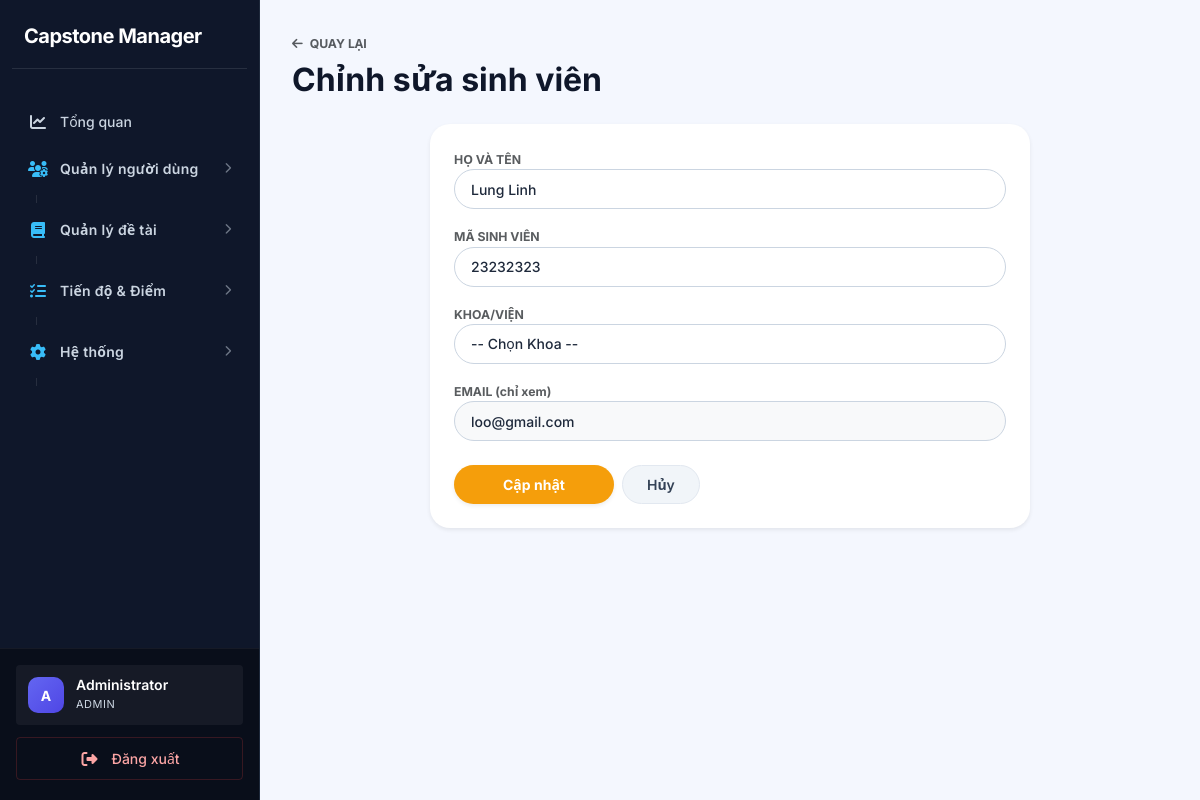
The page /index.php?page=student-edit&id=13 (signed in) on the database its author committed.
### tables this page shows
CREATE TABLE `students` (
  `id` int(11) NOT NULL,
  `user_id` int(11) DEFAULT NULL,
  `full_name` varchar(150) DEFAULT NULL,
  `faculty` varchar(100) DEFAULT NULL,
  `created_at` timestamp NOT NULL DEFAULT current_timestamp(),
  `student_code` varchar(50) DEFAULT NULL
);

CREATE TABLE `users` (
  `id` int(11) NOT NULL,
  `email` varchar(100) NOT NULL,
  `password` varchar(255) NOT NULL,
  `role` enum('admin','student','lecturer') NOT NULL DEFAULT 'student',
  `status` enum('active','locked') DEFAULT 'active',
  `created_at` timestamp NOT NULL DEFAULT current_timestamp()
);

### app/controllers/StudentController.php (called while the page is built, shortened)
<?php
class StudentController {
    private $studentModel;
    public function __construct() {
        $this->studentModel = new Student();
    }
    public function edit() {
        $id      = (int)($_GET['id'] ?? 0);
        $student = $this->studentModel->find($id);
        require '../app/views/students/edit.php';
    }
}

### core/Database.php (called while the page is built)
<?php
class Database {
    private static $instance = null;
    private $conn;
    private $host = DB_HOST;
    private $dbname = DB_NAME;
    private $username = DB_USER;
    private $password = DB_PASS;
    private function __construct(){
        try{
            $this->conn = new PDO(
                "mysql:host={$this->host};dbname={$this->dbname};charset=utf8mb4",
                $this->username,
                $this->password
            );
            $this->conn->setAttribute(
                PDO::ATTR_ERRMODE,
                PDO::ERRMODE_EXCEPTION
            );
            $this->conn->setAttribute(
                PDO::ATTR_DEFAULT_FETCH_MODE,
                PDO::FETCH_ASSOC
            );
        }catch(PDOException $e){
            die("Database Error: " . $e->getMessage());
        }
    }
    public static function getInstance(){
        if(self::$instance == null){
            self::$instance = new Database();
        }
        return self::$instance;
    }
    public function getConnection(){
        return $this->conn;
    }
}

### app/models/Student.php (called while the page is built, shortened)
<?php
class Student {
    private $conn;
    public function __construct(){
        $this->conn = Database::getInstance()->getConnection();
    }
    public function find($id){
        $stmt = $this->conn->prepare(
            "SELECT students.*, users.email
             FROM students
             JOIN users ON users.id = students.user_id
             WHERE students.id = ?"
        );
        $stmt->execute([$id]);
        return $stmt->fetch(PDO::FETCH_ASSOC);
    }
}

### app/views/students/edit.php (the view, shortened to what this page needs)
<?php require '../app/views/layouts/header.php'; ?>
<?php require '../app/views/layouts/sidebar.php'; ?>
<div class="main-content" style="padding: 32px; background: #f4f7fe; min-height: 100vh;">
    <div class="mb-4">
        <a href="<?= $_SESSION['user']['role']==='student' ? 'index.php?page=dashboard' : 'index.php?page=students' ?>" class="text-decoration-none text-muted small fw-bold">
            <i class="fa-solid fa-arrow-left me-1"></i> QUAY LẠI
        </a>
        <h2 class="fw-bold mt-2" style="color:#0f172a">Chỉnh sửa sinh viên</h2>
    </div>
    <div class="card border-0 shadow-sm p-4 mx-auto" style="border-radius:20px; max-width:600px">
        <form method="POST" action="index.php?page=student-update&id=<?= $student['id'] ?>"> <?= csrfField() ?>
            <div class="mb-3">
                <label class="fw-bold small text-muted">HỌ VÀ TÊN</label>
                <input type="text" name="full_name" class="form-control rounded-pill px-3"
                       value="<?= htmlspecialchars($student['full_name'] ?? '') ?>" required>
            </div>
            <div class="mb-3">
                <label class="fw-bold small text-muted">MÃ SINH VIÊN</label>
                <input type="text" name="student_code" class="form-control rounded-pill px-3"
                       value="<?= htmlspecialchars($student['student_code'] ?? '') ?>" placeholder="VD: 2005XXXX">
            </div>
            <div class="mb-3">
                <label class="fw-bold small text-muted">KHOA/VIỆN</label>
                <select name="faculty" class="form-select rounded-pill px-3">
                    <option value="">-- Chọn Khoa --</option>
                </select>
            </div>
            <div class="mb-4">
                <label class="fw-bold small text-muted">EMAIL (chỉ xem)</label>
                <input type="text" class="form-control rounded-pill px-3 bg-light"
                       value="<?= htmlspecialchars($student['email'] ?? '') ?>" readonly>
            </div>
            <div class="d-flex gap-2">
                <button type="submit" class="btn btn-warning rounded-pill px-5 fw-bold text-white shadow-sm">
                    Cập nhật
                </button>
                <a href="<?= $_SESSION['user']['role']==='student' ? 'index.php?page=dashboard' : 'index.php?page=students' ?>"
                   class="btn btn-light rounded-pill px-4">Hủy</a>
            </div>
        </form>
    </div>
</div>
<?php require '../app/views/layouts/footer.php'; ?>

### public/assets/css/style.css (style rules this page uses)
:root { --primary: #0f172a; --primary-hover: #1e293b; --secondary: #475569; --success: #059669; --success-light: #d1fae5; --warning: #d97706; --warning-light: #fef3c7; --danger: #dc2626; --danger-light: #fee2e2; --info: #0284c7; --info-light: #e0f2fe; --sidebar-bg: #0f172a; --sidebar-text: #cbd5e1; --sidebar-hover: #1e293b; --sidebar-w: 260px; --bg: #f8f9fa; --surface: #ffffff; --border: #cbd5e1; --border-light: #e2e8f0; --text: #0f172a; --text-muted: #475569; --text-faint: #94a3b8; --radius-sm: 4px; --radius-md: 6px; --radius-lg: 8px; --radius-xl: 8px; --radius-2xl: 12px; --shadow-sm: 0 1px 2px rgba(0, 0, 0, 0.05); --shadow-md: 0 4px 6px -1px rgba(0, 0, 0, 0.1), 0 2px 4px -1px rgba(0, 0, 0, 0.06); --shadow-lg: 0 10px 15px -3px rgba(0, 0, 0, 0.1), 0 4px 6px -2px rgba(0, 0, 0, 0.05); --shadow-hover: 0 10px 15px -3px rgba(0, 0, 0, 0.1); --font: 'Inter', system-ui, -apple-system, sans-serif; --transition: all 0.2s ease-in-out; }
*, *::before, *::after { box-sizing: border-box; margin: 0; padding: 0; }
body { font-family: var(--font); background: var(--bg); color: var(--text); font-size: 14px; line-height: 1.5; -webkit-font-smoothing: antialiased; }
a { text-decoration: none; color: var(--info); transition: var(--transition); }
.main-content { margin-left: var(--sidebar-w); min-height: 100vh; padding: 32px; background: var(--bg); }
.card, .dashboard-box, .table-container, .form-container, .detail-container, .custom-card { background: var(--surface); border-radius: var(--radius-xl); border: 1px solid var(--border-light); box-shadow: var(--shadow-sm); padding: 24px; margin-bottom: 24px; }
.btn { display: inline-flex; align-items: center; justify-content: center; gap: 8px; padding: 8px 16px; font-size: 14px; font-weight: 600; border: 1px solid transparent; border-radius: 6px; cursor: pointer; transition: all 0.2s ease; line-height: 1.5; }
.btn-warning { background: #f59e0b; color: #fff; }
.btn-light { background: #f1f5f9; color: #334155; border: 1px solid #e2e8f0; }
.form-control, .form-select { width: 100%; height: 40px; padding: 8px 12px; font-size: 14px; font-family: var(--font); font-weight: 500; color: #1e293b; background: #ffffff; border: 1px solid #cbd5e1; border-radius: 6px; transition: all 0.2s ease; }

### rows shown on the page
students: full_name "Lung Linh", student_code "23232323", user.email "loo@gmail.com"

### other values the page prints
$avatarChar "A"
$displayName "Administrator"
$_SESSION['user']['role'] "ADMIN"
